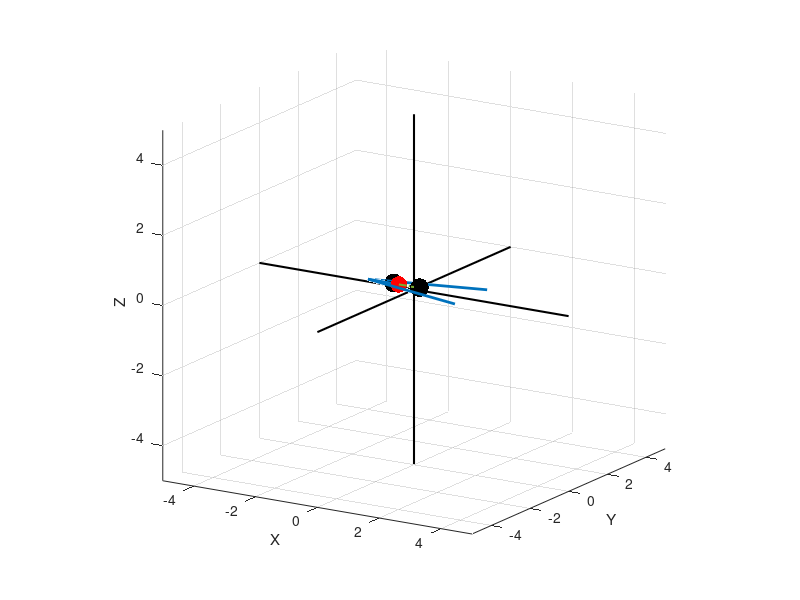

Source code (MATLAB): (Note: this script raises an error after producing the figure.)
clear all; clc; close all;
% close all;
%%
global num_modes ng nd xg xr sig delta_t;
ng = 2;
nd = 3;
num_modes = 3;
% xg = [rand(1,ng)*4 - 2;rand(1,ng)* 4- 2; rand(1,ng)*8 - 4] + rand(nd,1) - rand(nd,1); %random goal positions. These will be treated as fixed parameters.
xg = [randsample(-2:2, ng); rand(1,ng)*4 - 2; randsample(-4:4, ng)] + rand(nd,1) - rand(nd,1); %random goal positions. These will be treated as fixed parameters.
% xg = [2.345585086756016,  -0.654414913243983,   3.345585086756016;
%    0.068458668712525,  -0.931541331287475,   2.068458668712525;
%   -2.389203961866748,   1.610796038133252,  -3.389203961866748;];
% xg= [-3, 0, 0.01;
%     -1, 0.5, 0;
%     3, -0.2, 0.01;
%     1, 0.1, -0.01]';
% xg = [0.45, -0.438, 0.23;
%       -0.45, -0.330, 0.2;
%       0.1, -0.45, 0.3]';
xg = [0.45, -0.438, 0.23;
      -0.45, -0.330, 0.2;
      0.1, -0.45, 0.3]';
% xr = [0.2, -0.1, 0.3]';
% xr = [0.405, -0.128, 0.287]';
xr =[-0.083077724768694, %robot pos at traj time stamp 501; 
  -0.649295673560288,
   0.288730342677929]';

% xr = [0,0,0]';
uh = [-1,0,0]';
sig = 0.01;
sig = 0.01;
delta_t = 0.1;
% 1.0e+08 *
% 
%    1.615703233093601
%    0.000000001561469
%    0.000000000000063
%%

%PLOT GOALS AND ROBOT and UH
figure;
scatter3(xg(1,1:ng), xg(2,1:ng), xg(3,1:ng), 180, 'k', 'filled'); grid on; hold on;
xlabel('X'); ylabel('Y'); zlabel('Z');
scatter3(xr(1), xr(2), xr(3), 140, 'r', 'filled');
quiver3(xr(1), xr(2), xr(3), uh(1), uh(2), uh(3), 0, 'LineWidth', 2, 'MaxHeadSize', 2); %current robot velocity arrow
for i=1:ng %vectors connecting robot and goals.
    quiver3(xr(1), xr(2), xr(3), xg(1,i) - xr(1), xg(2,i) - xr(2), xg(3,i) - xr(3), 'LineWidth', 1.5, 'LineStyle', '-.');
end
xrange = [-5,5]; %set axis limits
yrange = [-5,5];
zrange = [-5,5];
line(xrange, [0,0], [0,0], 'Color', 'k', 'LineWidth', 1.5); %draw x and y axes.
line([0,0], yrange, [0,0], 'Color', 'k','LineWidth', 1.5);
line([0,0], [0,0], zrange, 'Color', 'k','LineWidth', 1.5);
axis([xrange, yrange, zrange]);
axis square;
view([32,16]);
%%
%Initialize the probability distribution over goals. 
% pg =(1/ng)*ones(ng, 1);
%%
% H = NumHessian(@compute_entropy, uh);
% PHI_UH_THETA = (1/sig^2)*H;

%%
uh_U1 = [1, 0, 0; -1, 0, 0]';
c1 = (1/sig^2)*(NumHessian(@compute_entropy, uh_U1(:,1), 'conf', xr));
c2 = (1/sig^2)*(NumHessian(@compute_entropy, uh_U1(:,2), 'conf', xr));
PHI_U1 = 0.5*c1 + 0.5*c2;

uh_U2 = [0, 1, 0; 0, -1, 0]';
c1 = (1/sig^2)*(NumHessian(@compute_entropy, uh_U2(:,1), 'conf', xr));
c2 = (1/sig^2)*(NumHessian(@compute_entropy, uh_U2(:,2), 'conf', xr));
PHI_U2 = 0.5*c1 + 0.5*c2;

uh_U3 = [0, 0, 1; 0, 0, -1]';
c1 = (1/sig^2)*(NumHessian(@compute_entropy, uh_U3(:,1), 'conf', xr));
c2 = (1/sig^2)*(NumHessian(@compute_entropy, uh_U3(:,2), 'conf', xr));
PHI_U3 = 0.5*c1 + 0.5*c2;
%%
EID_U1 = det(PHI_U1);
EID_U2 = det(PHI_U2);
EID_U3 = det(PHI_U3);
EID_US = [EID_U1; EID_U2; EID_U3];
disp(EID_US);
%%
compute_best_mode(EID_US);

%% 
% evaluate for entire workspace. 

min_ws = -0.5;
max_ws = 0.5;
num_steps = 8;
step_size = (max_ws - min_ws)/num_steps;
ax_p = (min_ws:step_size:max_ws)' +0.001;
[X,Y,Z] = meshgrid(ax_p);
ws_points = [X(:) Y(:) Z(:)];
disamb_modes = zeros(size(ws_points, 1), 1);
pg0 = (1/ng)*ones(ng,1);
%%
for i=1:size(ws_points,1)
    xr = ws_points(i, :)';
    EID_US = compute_FIM;
%     disamb_modes(i) = compute_best_mode(EID_US);
    disamb_modes(i) = compute_optimal_mode_FI_3D('dft', xr, pg0, '1d');
end

%%
%Show the results of the entire workspace simulations
figure;
scatter3(xg(1,1:ng), xg(2,1:ng), xg(3,1:ng), 580, 'k', 'filled');
xrange = [-1,1]; %set axis limits
yrange = [-1,1];
zrange = [-1,1];
line(xrange, [0,0], [0,0], 'Color', 'r', 'LineWidth', 3.5); %draw x and y axes.
line([0,0], yrange, [0,0], 'Color', 'g','LineWidth', 5.5);
line([0,0], [0,0], zrange, 'Color', 'b','LineWidth', 3.5);
axis([xrange, yrange, zrange]);
axis square;xlabel('X'); ylabel('Y'); zlabel('Z');
view([32,16]);
grid on; hold on;
scatter3(ws_points(disamb_modes == 1, 1), ws_points(disamb_modes == 1, 2),  ws_points(disamb_modes == 1, 3), 70, 'r', 'filled');
scatter3(ws_points(disamb_modes == 2, 1), ws_points(disamb_modes == 2, 2),  ws_points(disamb_modes == 2, 3), 70, 'g', 'filled');
scatter3(ws_points(disamb_modes == 3, 1), ws_points(disamb_modes == 3, 2),  ws_points(disamb_modes == 3, 3), 70, 'b', 'filled');

%%
function best_val = compute_best_mode(EID_US)
    thresh = 10^-3;
    global num_modes;
    diff_p = squareform(pdist(EID_US)/max(abs(EID_US)));
    inds = find(diff_p < thresh);
    if length(inds) > num_modes
        [i,j] = ind2sub([num_modes, num_modes], inds);
        eq_ind = i== j;
        i(eq_ind) = []; j(eq_ind) = [];
        eq_modes = unique(i+j);
        if length(eq_modes) > 1
            fprintf('Control modes 1, 2 and 3 disambiguate equally\n');
            best_val = 7;
        else
            [ss, ii] = sort(EID_US, 'descend');
            diff_bw_max = pdist(ss(1:2))/max(abs(ss(1:2)));
            if diff_bw_max < thresh
                fprintf('Control modes %d and %d are the best and disambiguate equally\n', ii(1), ii(2));
                best_val = ii(1) + ii(2) + 1;
            else
                fprintf('Control mode %d disambiguate the best\n', ii(1));
                best_val = ii(1);
            end
        end
    else
        fprintf('Control mode %s disambiguates the best \n', num2str(find(EID_US == max(EID_US))));
        best_val = find(EID_US == max(EID_US));
    end
end
%%
function [EID_US] = compute_FIM
    global sig xr;
    uh_U1 = [1, 0, 0; -1, 0, 0]';
    c1 = (1/sig^2)*(NumHessian(@compute_entropy, uh_U1(:,1), 'conf', xr));
    c2 = (1/sig^2)*(NumHessian(@compute_entropy, uh_U1(:,2), 'conf', xr));
    PHI_U1 = 0.5*c1 + 0.5*c2;

    uh_U2 = [0, 1, 0; 0, -1, 0]';
    c1 = (1/sig^2)*(NumHessian(@compute_entropy, uh_U2(:,1), 'conf', xr));
    c2 = (1/sig^2)*(NumHessian(@compute_entropy, uh_U2(:,2), 'conf', xr));
    PHI_U2 = 0.5*c1 + 0.5*c2;

    uh_U3 = [0, 0, 1; 0, 0, -1]';
    c1 = (1/sig^2)*(NumHessian(@compute_entropy, uh_U3(:,1), 'conf', xr));
    c2 = (1/sig^2)*(NumHessian(@compute_entropy, uh_U3(:,2), 'conf', xr));
    PHI_U3 = 0.5*c1 + 0.5*c2;
    EID_U1 = det(PHI_U1);
    EID_U2 = det(PHI_U2);
    EID_U3 = det(PHI_U3);
    EID_US = [EID_U1; EID_U2; EID_U3];
%     disp(EID_US);   
end
